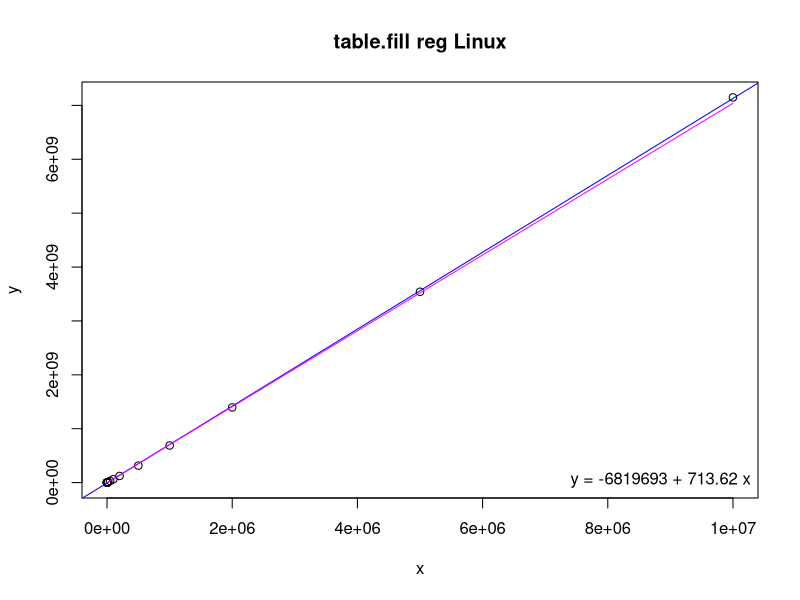
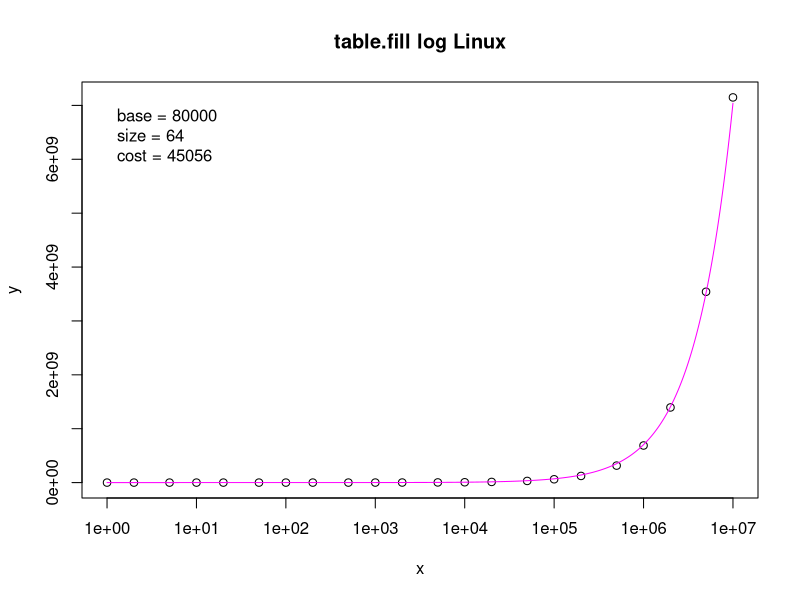

Source code (R) for these figures, in order:
# Input data
x <- c(1,2,5,10,20,50,100,200,500,1000,2000,5000,10000,20000,50000,100000,200000,500000,1000000,2000000,5000000,9999999)
y <- c(100330,101660,104070,108470,115510,133870,170110,224540,380670,664690,1288100,3198300,6231800,12398000,30921000,61726000,123530000,315340000,688420000,1394600000,3541400000,7148300000)

# Linear regression
model <- lm(y ~ x)
coefs <- coef(model)

# Print regression coefficients
print(coefs)

# Estimating function
base <- 80000
size <- 64
cost <- 45056
fe <- function(x) {
  base + (((x + size - 1) / size) * cost)
}

# Estimated values
xe <- seq(1, 10000000, by = 1000)
ye <- fe(xe)

png("table-fill-reg.png")
plot(x, y, main = "table.fill reg Linux")
abline(model, col = "blue")
lines(xe, ye, col = "magenta")
legend("bottomright", legend = sprintf("y = %.0f + %.2f x", coefs[1], coefs[2]), bty = "n")

png("table-fill-log.png")
plot(x, y, log = "x", main = "table.fill log Linux")
lines(xe, ye, col = "magenta")
legend("topleft", legend = sprintf(" base = %i\n size = %i\n cost = %i", base, size, cost), bty = "n")
